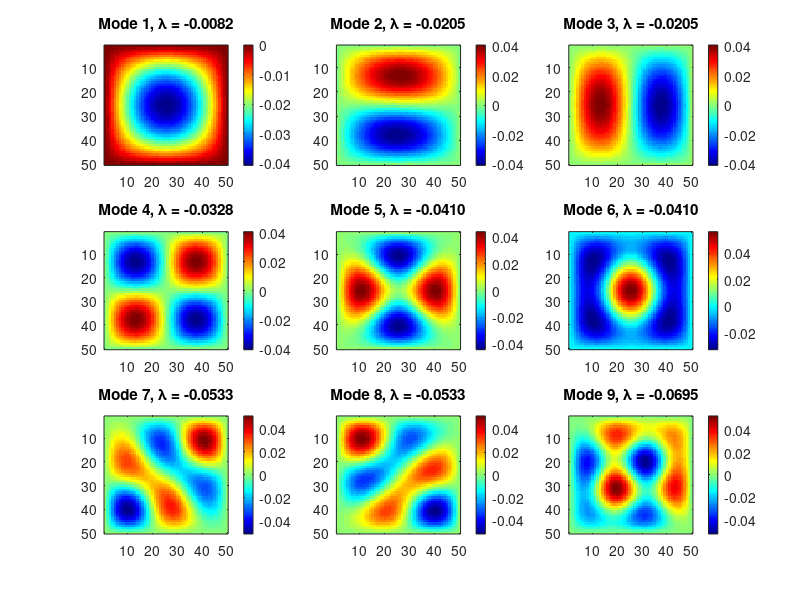

Source code (MATLAB):
% Grid Size
nx = 50; 
ny = 50; 
N = nx * ny;  % Total number of grid points
% Sparse matrix initialization
G = sparse(N, N);
% Constructing the finite-difference matrix with modified region
for i = 1:nx
    for j = 1:ny
        n = j + (i - 1) * ny;  % Convert 2D index to 1D index
        
        if i == 1 || i == nx || j == 1 || j == ny
            % Boundary Condition: u = 0
            G(n, :) = 0;    
            G(n, n) = 1;    
        else
            % Interior points
            % if i > 10 && i < 20 && j > 10 && j < 20
            %    G(n, n) = -2;  % Modified region (weaker Laplacian)
            % else
                G(n, n) = -4;  % Standard Laplacian coefficient
            % end
            G(n, n - 1) = 1;   % Left neighbor
            G(n, n + 1) = 1;   % Right neighbor
            G(n, n - ny) = 1;  % Bottom neighbor
            G(n, n + ny) = 1;  % Top neighbor
        end
    end
end
% Compute the 9 smallest eigenvalues and eigenvectors
[E, D] = eigs(G, 9, 'SM');
% Display the 9 smallest eigenvalues
disp('Smallest 9 Eigenvalues:');
disp(diag(D));
% Plot the first 9 eigenmodes
figure;
for k = 1:9
    subplot(3, 3, k);
    imagesc(reshape(E(:, k), ny, nx)); % Reshape eigenvector to 2D
    colormap jet; colorbar;
    title(['Mode ', num2str(k), ', \lambda = ', num2str(D(k, k), '%.4f')]);
end

